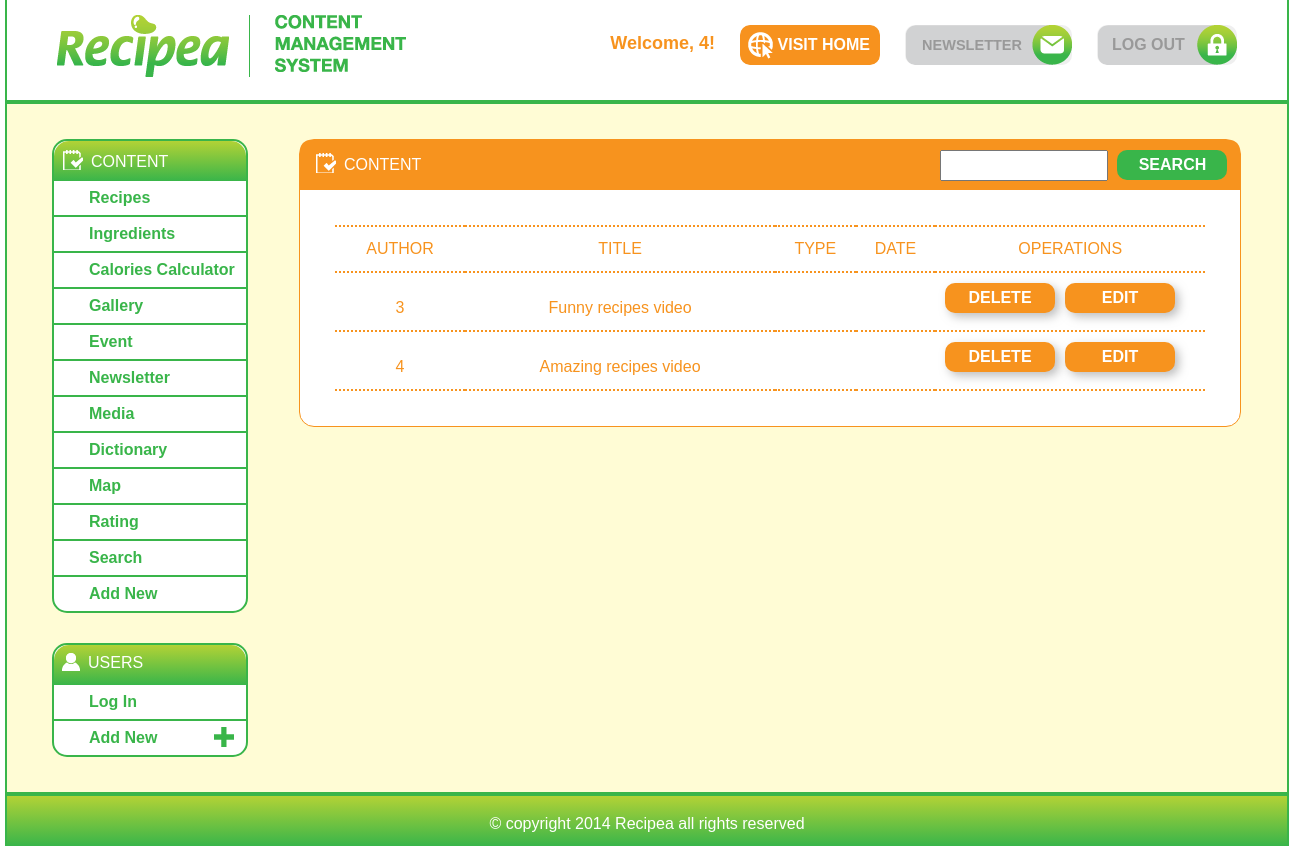
/admin/admin_foodnetwork.php (signed in), run on the app's committed database.
### tables this page shows
CREATE TABLE IF NOT EXISTS `media` (
    `idMedia` INT(11) NOT NULL AUTO_INCREMENT,
    `title` VARCHAR(45) NOT NULL,
    `content` VARCHAR(255) NOT NULL,
    `video` VARCHAR(45) NOT NULL,
    `picture` VARCHAR(45) NOT NULL,
    `userId` INT(11) NOT NULL,
    PRIMARY KEY (`idMedia`),
    INDEX `fk_media_idx` (`userId` ASC),
    CONSTRAINT `fk_media` FOREIGN KEY (`userId`)
        REFERENCES `admin` (`userId`)
        ON DELETE NO ACTION ON UPDATE NO ACTION
);

### Class_Folder/mediaClass.php (called while the page is built, shortened)
<?php
class mediaClass {
     public function getMedias(){
        $db = database::getDB();
        $query = "SELECT * FROM media ORDER BY idMedia";
        $medias =$db->query($query);
        return $medias;
    }
}
?>

### admin/admin_foodnetwork.php (the view, shortened to what this page needs)
<?php
  require_once '../Class_Folder/mediaClass.php';
  $newMedia = new mediaClass();
  $medias = $newMedia->getMedias();
   if((($_SESSION['myusername']))){
?>
<!DOCTYPE html>
<html lang="en">
    <head>
    <link rel="stylesheet" href="css/admin_style.css" />
    </head>
    <body>
        <?php require_once 'admin_header.php'; ?>
        <?php require_once 'admin_navigation.php'; ?>
        <section>
            <article id="main">
                <div id="articleHead"><img id="content_icon2" src="img/master/content_icon.png" alt="Content Icon">CONTENT</div>
                <div id="articleHeadR">
                    <form id="form" method="get" action="http://www.google.com">
                    <input id="searchbox" type="search" name="search">
                    <button id="searchbutton" class="roundcorner" type="button">SEARCH</button>
                    </form>
                </div>
                <table>
                    <thead>
                        <tr>
                            <td>AUTHOR</td>
                            <td>TITLE</td>
                            <td>TYPE</td>
                            <td>DATE</td>
                            <td>OPERATIONS</td>
                        </tr>
                            <?php foreach ($medias as $media): ?>
                    <tbody>
                        <tr>
                            <td><?php echo $media['userId'] ?></td>
                            <td><?php echo $media['title'] ?></td>
                            <td><?php echo $media['type'] ?></td>
                            <td><?php echo $media['uploadDate'] ?></td>
                            <td>
                                <form action ="admin_updateFoodnetwork.php" method="post" id="foodnetwork_update" name="foodnetwork_update" >
                                    <input id="editbutton" type="submit" class="roundcorner" value="EDIT" />
                                </form>
                                <form action="../functions/DelFoodnetwork.php" method="post" id="foodnetwork_del" name="foodnetwork_del">
                                    <input id="deletebutton" type="submit" class="roundcorner" value="DELETE" />
                                </form>
                            </td>
                        </tr>
                            <?php endforeach; ?>
                         </table>
            </article>
        </section>
        </div>
        <?php require_once 'admin_footer.php'; ?>
    </body>
</html>
   <?php } else{
        header("location:../index.php");}
    ?>

### admin/css/admin_style.css (style rules this page uses)
html, body, div, span, applet, object, iframe, h1, h2, h3, h4, h5, h6, blockquote, pre, a, abbr, acronym, address, big, cite, code, del, dfn, em, img, ins, kbd, q, s, samp, small, strike, strong, sub, sup, tt, var, b, u, i, center, dl, dt, dd, ol, ul, li, fieldset, form, label, legend, table, caption, tbody, tfoot, thead, tr, th, td, article, aside, canvas, details, embed, figure, figcaption, footer, header, hgroup, menu, nav, output, ruby, section, summary, time, mark, audio, video { margin: 0; padding: 0; border: 0; font-size: 100%; font: inherit; vertical-align: baseline; }
article, aside, details, figcaption, figure, footer, header, hgroup, menu, nav, section { display: block; }
body { line-height: 1; }
table { border-collapse: collapse; border-spacing: 0; }
img { vertical-align: bottom }
input[type="search"] { -webkit-appearance: textfield; -webkit-box-sizing: content-box; }
body { font: normal 16px/1.5 Arial, "Helvetica", sans-serif; }
.roundcorner { -webkit-border-radius: 10px; -moz-border-radius: 10px; border-radius: 10px; }
#content_icon2 { margin:12px 8px 0 15px; vertical-align:text-bottom; }
section { float:left; width:940px; margin-left:50px; margin-top:35px; margin-bottom:35px; background-color:#FFF; -webkit-border-radius: 15px; -moz-border-radius: 15px; border-radius: 15px; border:1px solid #F7931E; }
#main { width:940px; position:relative; padding-bottom: 35px; }
#articleHead { float:left; display:block; width:940px; background-color: #F7931E; height:50px; color:#FFF; margin-bottom: 35px; -webkit-border-top-left-radius: 10px; -webkit-border-top-right-radius: 10px; -moz-border-radius-topleft: 10px; -moz-border-radius-topright: 10px; border-top-left-radius: 10px; border-top-right-radius: 10px; }
#articleHeadR { display:inline; position:absolute; top:10px; left:640px; }
#searchbox { width:160px; height:25px; margin-right:5px; vertical-align:top; }
#searchbutton { width:110px; height:30px; background-color:#39B54A; color:#FFF; font-weight:bold; font-size:16px; border:0px; border:0px; }
#editbutton { width:110px; height:30px; background-color:#F7931E; color:#FFF; font-weight:bold; font-size:16px; border:0px; -webkit-box-shadow: 4px 4px 10px 0px rgba(170, 170, 170, 0.75); -moz-box-shadow: 4px 4px 10px 0px rgba(170, 170, 170, 0.75); box-shadow: 4px 4px 10px 0px rgba(170, 170, 170, 0.75); }
#deletebutton { width:110px; height:30px; background-color:#F7931E; color:#FFF; font-weight:bold; font-size:16px; border:0px; -webkit-box-shadow: 4px 4px 10px 0px rgba(170, 170, 170, 0.75); -moz-box-shadow: 4px 4px 10px 0px rgba(170, 170, 170, 0.75); box-shadow: 4px 4px 10px 0px rgba(170, 170, 170, 0.75); }
table { margin: 40px 0 0 35px; width: 870px; }
td { border-top:2px dotted #F7931E; border-bottom:2px dotted #F7931E; text-align:center; vertical-align:central; color: #F7931E; padding: 10px 0 10px 0; }
#editbutton { float:right; margin-right:30px; }
#deletebutton { float:right; margin-right:10px; }

### data on the page
media: userId "3", title "Funny recipes video"
media: userId "4", title "Amazing recipes video"

### other printed values
$_SESSION["myusername"] "4"
